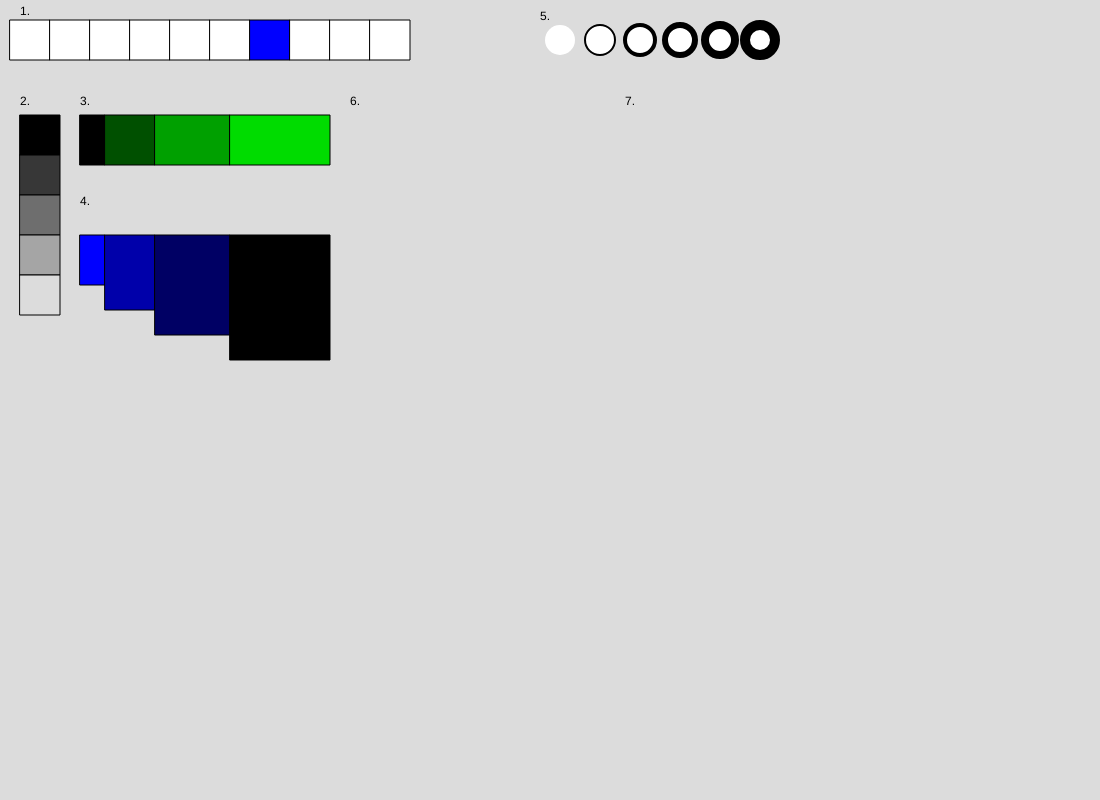
Frame 1 (no input)
Frame 60 (no input): identical to frame 1, image omitted
Frame 120 (the mouse pressed at the canvas centre since frame 60): identical to frame 1, image omitted

The p5.js sketch that drew this single still picture (run headless with seeded random() and noise() and a simulated clock; from frame 60 on, the mouse is pressed at the canvas centre):

// p5.js sketch
// ── sketch.js
function setup() {
  createCanvas(1100, 800);
}

function draw() {
  background(220);
  strokeWeight(1);

  fill(0); // kleur nummers
  text("1.", 20,15); // positie van de plaatjes
  text("2.", 20,105);
  text("3.", 80,105);
  text("4.", 80,205);
  text("5.", 540,20);
  text("6.", 350,105);
  text("7.", 625,105);

  for (let i = 0; i < 10; i++) { // 1
    if ( i == 6){
    fill("blue");
  } else {
    fill("White")
  }
  rect(10 + i * 40, 20, 40, 40); 
  }

  for(let i = 0; i < 5; i++) { // 2
    if ( i == 0){
      fill(0);
    } else if ( i ==1){
      fill(55);
    } else if (i ==2){
      fill(110);
    } else if ( i ==3){
      fill(165);
    } else if ( i ==4){
      fill(220);
    }
    rect(20,115 + (40 * i),40,40);
  }
  
  let x = 80;
  let y = 115;
  for(let i = 0; i < 4; i++){ // 3

    if (i == 0){
      fill(0,0,0);
    } else if (i == 1){
      fill(0,80,0);
    } else if ( i == 2){
      fill(0,160,0);
    } else if ( i == 3){
      fill(0,220,0);
    }
    let w = 25 + (25 * i);
    rect(x, y, w,50);
    x = x + w;
  }
  let x1 = 80
  let y1 = 235
  for (let i = 0; i < 4; i++){ // 4
    if (i == 0){
      fill(0,0,255);
    } else if (i == 1){
      fill(0,0,170);
    } else if ( i == 2){
      fill(0,0,100);
    } else if ( i == 3){
      fill(0,0,0);
    }
    let w1 = 25 + (25 * i);
    let h1 = 50 + (25 * i);
    rect(x1,y1,w1,h1)
    x1 = x1 + w1

  } 

  for(let i = 0; i < 6; i++){ // 5
    fill(255)
    strokeWeight(0 + 2 * i)
    circle(560 + 40 * i, 40 , 30);
  }


}
